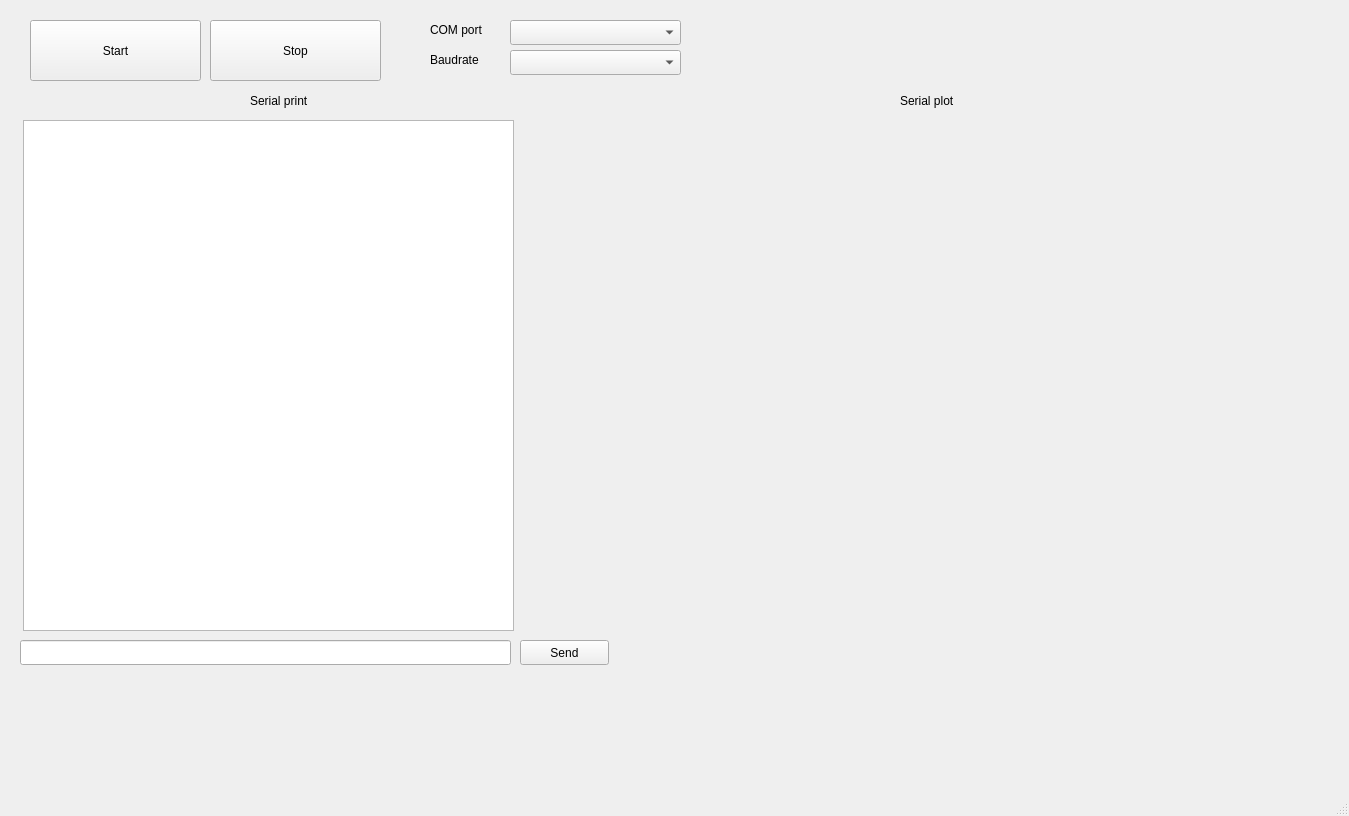
<?xml version="1.0" encoding="UTF-8"?>
<ui version="4.0">
 <class>MainWindow</class>
 <widget class="QMainWindow" name="MainWindow">
  <property name="geometry">
   <rect>
    <x>0</x>
    <y>0</y>
    <width>1349</width>
    <height>816</height>
   </rect>
  </property>
  <property name="windowTitle">
   <string>MainWindow</string>
  </property>
  <widget class="QWidget" name="centralwidget">
   <widget class="QPushButton" name="startBtn">
    <property name="geometry">
     <rect>
      <x>30</x>
      <y>20</y>
      <width>171</width>
      <height>61</height>
     </rect>
    </property>
    <property name="text">
     <string>Start</string>
    </property>
   </widget>
   <widget class="QPushButton" name="stopBtn">
    <property name="geometry">
     <rect>
      <x>210</x>
      <y>20</y>
      <width>171</width>
      <height>61</height>
     </rect>
    </property>
    <property name="text">
     <string>Stop</string>
    </property>
   </widget>
   <widget class="QLabel" name="SerialPlot">
    <property name="geometry">
     <rect>
      <x>900</x>
      <y>90</y>
      <width>81</width>
      <height>21</height>
     </rect>
    </property>
    <property name="text">
     <string>Serial plot</string>
    </property>
   </widget>
   <widget class="QLabel" name="SerialPrint">
    <property name="geometry">
     <rect>
      <x>250</x>
      <y>90</y>
      <width>81</width>
      <height>21</height>
     </rect>
    </property>
    <property name="text">
     <string>Serial print</string>
    </property>
   </widget>
   <widget class="QCustomPlot" name="plotData" native="true">
    <property name="geometry">
     <rect>
      <x>530</x>
      <y>120</y>
      <width>781</width>
      <height>511</height>
     </rect>
    </property>
   </widget>
   <widget class="QComboBox" name="comboBox">
    <property name="geometry">
     <rect>
      <x>510</x>
      <y>20</y>
      <width>171</width>
      <height>25</height>
     </rect>
    </property>
   </widget>
   <widget class="QLabel" name="ComPort">
    <property name="geometry">
     <rect>
      <x>430</x>
      <y>20</y>
      <width>71</width>
      <height>20</height>
     </rect>
    </property>
    <property name="text">
     <string>COM port</string>
    </property>
   </widget>
   <widget class="QComboBox" name="comboBox_2">
    <property name="geometry">
     <rect>
      <x>510</x>
      <y>50</y>
      <width>171</width>
      <height>25</height>
     </rect>
    </property>
   </widget>
   <widget class="QLabel" name="baudRate">
    <property name="geometry">
     <rect>
      <x>430</x>
      <y>50</y>
      <width>71</width>
      <height>20</height>
     </rect>
    </property>
    <property name="text">
     <string>Baudrate</string>
    </property>
   </widget>
   <widget class="QLineEdit" name="lineEdit">
    <property name="geometry">
     <rect>
      <x>20</x>
      <y>640</y>
      <width>491</width>
      <height>25</height>
     </rect>
    </property>
   </widget>
   <widget class="QPushButton" name="sendBtn">
    <property name="geometry">
     <rect>
      <x>520</x>
      <y>640</y>
      <width>89</width>
      <height>25</height>
     </rect>
    </property>
    <property name="text">
     <string>Send</string>
    </property>
   </widget>
   <widget class="QTextEdit" name="textEdit">
    <property name="geometry">
     <rect>
      <x>23</x>
      <y>120</y>
      <width>491</width>
      <height>511</height>
     </rect>
    </property>
   </widget>
  </widget>
  <widget class="QMenuBar" name="menubar">
   <property name="geometry">
    <rect>
     <x>0</x>
     <y>0</y>
     <width>1349</width>
     <height>22</height>
    </rect>
   </property>
  </widget>
  <widget class="QStatusBar" name="statusbar"/>
 </widget>
 <customwidgets>
  <customwidget>
   <class>QCustomPlot</class>
   <extends>QWidget</extends>
   <header>qcustomplot.h</header>
   <container>1</container>
  </customwidget>
 </customwidgets>
 <resources/>
 <connections/>
</ui>
